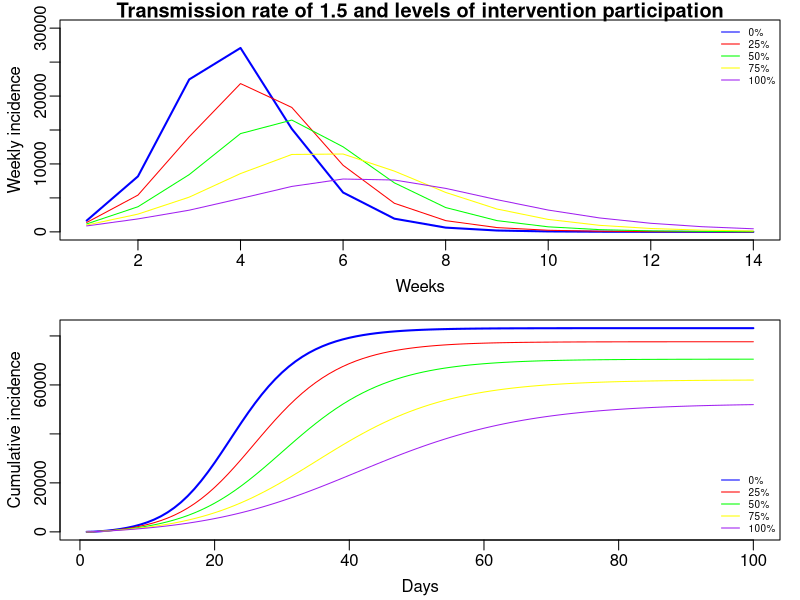

Reproduce this figure in R.
library(deSolve)

plague = function(t,state,parameters) {
  with(as.list(c(state,parameters)), {
    
    # rate of change
    dS =  -S/N * (beta * I);
    dE = S/N * (beta * I) - alpha * E
    dI = alpha * E - I * (gamma.int * theta + gamma.d * (1 - theta));
    dINT = I * (gamma.int * theta) - INT * (gamma.i.r * (1 - delta.int) + gamma.int.d * delta.int) 
    dD = INT * (gamma.int.d * delta.int) + I * (gamma.d * (1 - theta))
    dR =  INT * (gamma.i.r * (1 - delta.int))
    
    dcumInci = alpha * E # cumulative incidence
    
    # return the rate of change
    list(c(dS,  dE,  dI,  dINT, dD, dR, dcumInci))
  }) # end with(as.list...)
}

####################################################################################
## 
####################################################################################
# Initial conditions:
N = 90000; E0 = INT0 = D0 = R0 = 0; I0 = 500; cumInci0 = 3; S0 = N - I0;
state = c(S = S0, E = E0, I = I0, INT = INT0, R = R0, D = D0, cumInci = cumInci0);

alpha = 1/4.3; # incubation period: 4.3 days
gamma.int = 1; # from I to intervention: 1 days
gamma.d = 1/1.9; # from I to death: 1.9 days
gamma.i.r = 1/7; # from intervention to recovery: 7 days
gamma.int.d = 1/3; # from intervention to death: 3 days
theta1 = 0 # proportion survey said would participate in intervention: 0, 0.25, 0.50, 0.75, 1 blue
theta2 = 0.25 #red
theta3 = 0.50 #green
theta4 = 0.75 #orange
theta5 = 1 #purple
delta.int_1 = 0.055 # CFR for intervention
delta.int_2 = 0.71; 
delta.noint = 1; # CFR for no intervention
#beta1 = 0.41;# transmission rate in the community, 0.41, 0.52, 1.4, 3.0
beta2 = 1.5;


parms_beta2_theta1_delta1 = c(alpha = alpha, # incubation period: 4.3 days
                gamma.int = gamma.int, # from I to intervention: 1 days
                gamma.d = gamma.d, # from I to death: 1.9 days
                gamma.i.r = gamma.i.r, # from intervention to recovery: 7 days
                gamma.int.d = gamma.int.d, # from intervention to death: 3 days
                theta = theta1, # proportion survey said would participate in intervention
                delta.int = delta.int_1, # CFR for intervention
                delta.noint = delta.noint, # CFR for no intervention
                beta = beta2 # transmission rate in the community
);

parms_beta2_theta2_delta1 = c(alpha = alpha, # incubation period: 4.3 days
                              gamma.int = gamma.int, # from I to intervention: 1 days
                              gamma.d = gamma.d, # from I to death: 1.9 days
                              gamma.i.r = gamma.i.r, # from intervention to recovery: 7 days
                              gamma.int.d = gamma.int.d, # from intervention to death: 3 days
                              theta = theta2, # proportion survey said would participate in intervention
                              delta.int = delta.int_1, # CFR for intervention
                              delta.noint = delta.noint, # CFR for no intervention
                              beta = beta2 # transmission rate in the community
);

parms_beta2_theta3_delta1 = c(alpha = alpha, # incubation period: 4.3 days
                              gamma.int = gamma.int, # from I to intervention: 1 days
                              gamma.d = gamma.d, # from I to death: 1.9 days
                              gamma.i.r = gamma.i.r, # from intervention to recovery: 7 days
                              gamma.int.d = gamma.int.d, # from intervention to death: 3 days
                              theta = theta3, # proportion survey said would participate in intervention
                              delta.int = delta.int_1, # CFR for intervention
                              delta.noint = delta.noint, # CFR for no intervention
                              beta = beta2 # transmission rate in the community
);

parms_beta2_theta4_delta1 = c(alpha = alpha, # incubation period: 4.3 days
                              gamma.int = gamma.int, # from I to intervention: 1 days
                              gamma.d = gamma.d, # from I to death: 1.9 days
                              gamma.i.r = gamma.i.r, # from intervention to recovery: 7 days
                              gamma.int.d = gamma.int.d, # from intervention to death: 3 days
                              theta = theta4, # proportion survey said would participate in intervention
                              delta.int = delta.int_1, # CFR for intervention
                              delta.noint = delta.noint, # CFR for no intervention
                              beta = beta2 # transmission rate in the community
);

parms_beta2_theta5_delta1 = c(alpha = alpha, # incubation period: 4.3 days
                              gamma.int = gamma.int, # from I to intervention: 1 days
                              gamma.d = gamma.d, # from I to death: 1.9 days
                              gamma.i.r = gamma.i.r, # from intervention to recovery: 7 days
                              gamma.int.d = gamma.int.d, # from intervention to death: 3 days
                              theta = theta5, # proportion survey said would participate in intervention
                              delta.int = delta.int_1, # CFR for intervention
                              delta.noint = delta.noint, # CFR for no intervention
                              beta = beta2 # transmission rate in the community
);



####################################
## RUN FOR 100 DAYS
####################################
times = 1:100 # run for 100 days
sim_theta1 = ode(y = state, times = times, func = plague, parms = parms_beta2_theta1_delta1 )
sim_theta2 = ode(y = state, times = times, func = plague, parms = parms_beta2_theta2_delta1 )
sim_theta3 = ode(y = state, times = times, func = plague, parms = parms_beta2_theta3_delta1 )
sim_theta4 = ode(y = state, times = times, func = plague, parms = parms_beta2_theta4_delta1 )
sim_theta5 = ode(y = state, times = times, func = plague, parms = parms_beta2_theta5_delta1 )

inci_theta1 = sim_theta1[seq(7, nrow(sim_theta1), by = 7),'cumInci'] - c(0, sim_theta1[seq(7, nrow(sim_theta1) - 7, by = 7),'cumInci']) # get weekly incidence
inci_theta2 = sim_theta2[seq(7, nrow(sim_theta2), by = 7),'cumInci'] - c(0, sim_theta2[seq(7, nrow(sim_theta2) - 7, by = 7),'cumInci']) # get weekly incidence
inci_theta3 = sim_theta3[seq(7, nrow(sim_theta3), by = 7),'cumInci'] - c(0, sim_theta3[seq(7, nrow(sim_theta3) - 7, by = 7),'cumInci'])
inci_theta4 = sim_theta4[seq(7, nrow(sim_theta4), by = 7),'cumInci'] - c(0, sim_theta4[seq(7, nrow(sim_theta4) - 7, by = 7),'cumInci'])
inci_theta5 = sim_theta5[seq(7, nrow(sim_theta5), by = 7),'cumInci'] - c(0, sim_theta5[seq(7, nrow(sim_theta5) - 7, by = 7),'cumInci'])


par(mfrow = c(2,1), mar = c(3,3,1,1), mgp = c(1.8,.5,0), cex = 1)
plot(inci_theta1, ylab = 'Weekly incidence', xlab = 'Weeks', ylim = c(0,30000), type = 'l', lwd = 2, col = "blue", main = 'Transmission rate of 1.5 and levels of intervention participation')
lines(inci_theta2, col='red')
lines(inci_theta3, col='green')
lines(inci_theta4, col='yellow')
lines(inci_theta5, col='purple')
legend('topright', c('0%','25%', '50%', '75%', '100%'),
       lty = c(1, 1, 1), pch = c(NA, NA, NA), col = c('blue','red', 'green', 'yellow', 'purple'), cex = .6, bty = 'n')

plot(sim_theta1[,'cumInci'], ylab = 'Cumulative incidence', xlab = 'Days', type = 'l', lwd = 2, col = "blue")
lines(sim_theta2[,'cumInci'], col='red')
lines(sim_theta3[,'cumInci'], col='green')
lines(sim_theta4[,'cumInci'], col='yellow')
lines(sim_theta5[,'cumInci'], col='purple')
legend('bottomright', c('0%','25%', '50%', '75%', '100%'),
       lty = c(1, 1, 1), pch = c(NA, NA, NA), col = c('blue','red', 'green', 'yellow', 'purple'), cex = .6, bty = 'n')
